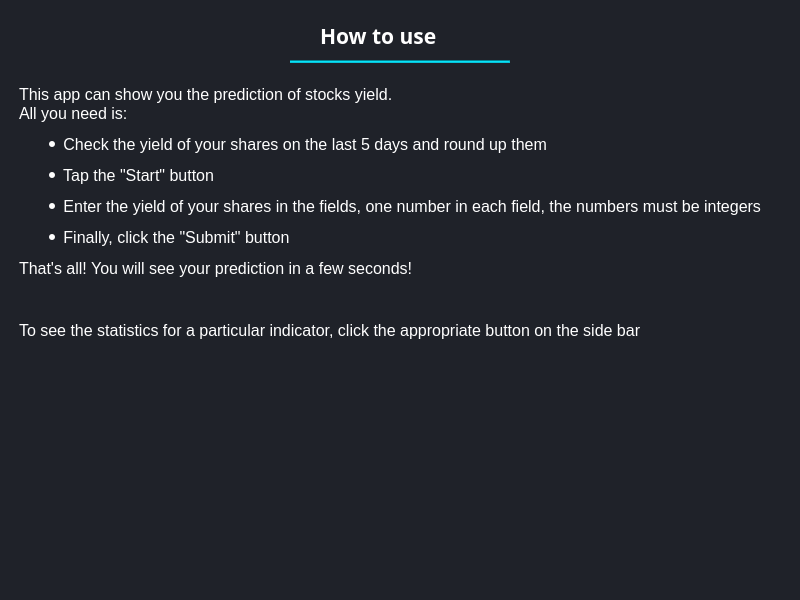
<?xml version="1.0" encoding="UTF-8"?>
<ui version="4.0">
 <class>MainWindow</class>
 <widget class="QMainWindow" name="MainWindow">
  <property name="geometry">
   <rect>
    <x>0</x>
    <y>0</y>
    <width>800</width>
    <height>600</height>
   </rect>
  </property>
  <property name="windowTitle">
   <string>MainWindow</string>
  </property>
  <property name="styleSheet">
   <string notr="true">background-color:rgb(31, 34, 41);</string>
  </property>
  <widget class="QWidget" name="centralwidget">
   <widget class="QLabel" name="label">
    <property name="geometry">
     <rect>
      <x>320</x>
      <y>20</y>
      <width>171</width>
      <height>31</height>
     </rect>
    </property>
    <property name="font">
     <font>
      <family>Arial Black</family>
      <pointsize>16</pointsize>
      <italic>false</italic>
      <bold>true</bold>
     </font>
    </property>
    <property name="styleSheet">
     <string notr="true">color: rgb(255, 255, 255);
font: 900 16pt &quot;Arial Black&quot;;</string>
    </property>
    <property name="text">
     <string>How to use</string>
    </property>
   </widget>
   <widget class="Line" name="line">
    <property name="geometry">
     <rect>
      <x>290</x>
      <y>60</y>
      <width>220</width>
      <height>3</height>
     </rect>
    </property>
    <property name="styleSheet">
     <string notr="true">background-color: rgb(7, 197, 216);</string>
    </property>
    <property name="orientation">
     <enum>Qt::Horizontal</enum>
    </property>
   </widget>
   <widget class="QTextBrowser" name="textBrowser">
    <property name="geometry">
     <rect>
      <x>15</x>
      <y>81</y>
      <width>771</width>
      <height>510</height>
     </rect>
    </property>
    <property name="styleSheet">
     <string notr="true">color:white; border:none;</string>
    </property>
    <property name="html">
     <string>&lt;!DOCTYPE HTML PUBLIC &quot;-//W3C//DTD HTML 4.0//EN&quot; &quot;http://www.w3.org/TR/REC-html40/strict.dtd&quot;&gt;
&lt;html&gt;&lt;head&gt;&lt;meta name=&quot;qrichtext&quot; content=&quot;1&quot; /&gt;&lt;meta charset=&quot;utf-8&quot; /&gt;&lt;style type=&quot;text/css&quot;&gt;
p, li { white-space: pre-wrap; }
hr { height: 1px; border-width: 0; }
li.unchecked::marker { content: &quot;\2610&quot;; }
li.checked::marker { content: &quot;\2612&quot;; }
&lt;/style&gt;&lt;/head&gt;&lt;body style=&quot; font-family:'Segoe UI'; font-size:9pt; font-weight:400; font-style:normal;&quot;&gt;
&lt;p style=&quot; margin-top:0px; margin-bottom:0px; margin-left:0px; margin-right:0px; -qt-block-indent:0; text-indent:0px;&quot;&gt;&lt;span style=&quot; font-size:12pt; color:#ffffff;&quot;&gt;This app can show you the prediction of stocks yield.&lt;/span&gt;&lt;/p&gt;
&lt;p style=&quot; margin-top:0px; margin-bottom:0px; margin-left:0px; margin-right:0px; -qt-block-indent:0; text-indent:0px;&quot;&gt;&lt;span style=&quot; font-size:12pt; color:#ffffff;&quot;&gt;All you need is:&lt;/span&gt;&lt;/p&gt;
&lt;ul style=&quot;margin-top: 0px; margin-bottom: 0px; margin-left: 0px; margin-right: 0px; -qt-list-indent: 1;&quot;&gt;
&lt;li style=&quot; font-size:12pt; color:#ffffff;&quot; style=&quot; margin-top:12px; margin-bottom:0px; margin-left:0px; margin-right:0px; -qt-block-indent:0; text-indent:0px;&quot;&gt; Check the yield of your shares on the last 5 days and round up them&lt;/li&gt;
&lt;li style=&quot; font-size:12pt; color:#ffffff;&quot; style=&quot; margin-top:12px; margin-bottom:0px; margin-left:0px; margin-right:0px; -qt-block-indent:0; text-indent:0px;&quot;&gt; Tap the &amp;quot;Start&amp;quot; button&lt;/li&gt;
&lt;li style=&quot; font-size:12pt; color:#ffffff;&quot; style=&quot; margin-top:12px; margin-bottom:0px; margin-left:0px; margin-right:0px; -qt-block-indent:0; text-indent:0px;&quot;&gt; Enter the yield of your shares in the fields, one number in each field, the numbers must be integers&lt;/li&gt;
&lt;li style=&quot; font-size:12pt; color:#ffffff;&quot; style=&quot; margin-top:12px; margin-bottom:0px; margin-left:0px; margin-right:0px; -qt-block-indent:0; text-indent:0px;&quot;&gt; Finally, click the &amp;quot;Submit&amp;quot; button&lt;/li&gt;&lt;/ul&gt;
&lt;p style=&quot; margin-top:12px; margin-bottom:0px; margin-left:0px; margin-right:0px; -qt-block-indent:0; text-indent:0px;&quot;&gt;&lt;span style=&quot; font-size:12pt; color:#ffffff;&quot;&gt;That's all! You will see your prediction in a few seconds!&lt;/span&gt;&lt;/p&gt;
&lt;p style=&quot;-qt-paragraph-type:empty; margin-top:12px; margin-bottom:0px; margin-left:0px; margin-right:0px; -qt-block-indent:0; text-indent:0px; font-size:12pt; color:#ffffff;&quot;&gt;&lt;br /&gt;&lt;/p&gt;
&lt;p style=&quot; margin-top:12px; margin-bottom:0px; margin-left:0px; margin-right:0px; -qt-block-indent:0; text-indent:0px;&quot;&gt;&lt;span style=&quot; font-size:12pt; color:#ffffff;&quot;&gt;To see the statistics for a particular indicator, click the appropriate button on the side bar&lt;/span&gt;&lt;/p&gt;&lt;/body&gt;&lt;/html&gt;</string>
    </property>
   </widget>
  </widget>
 </widget>
 <resources/>
 <connections/>
</ui>
